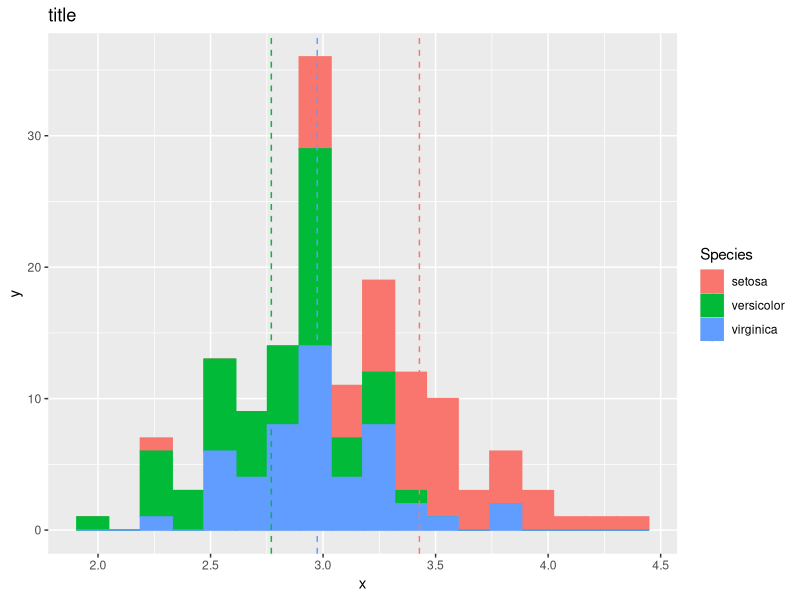
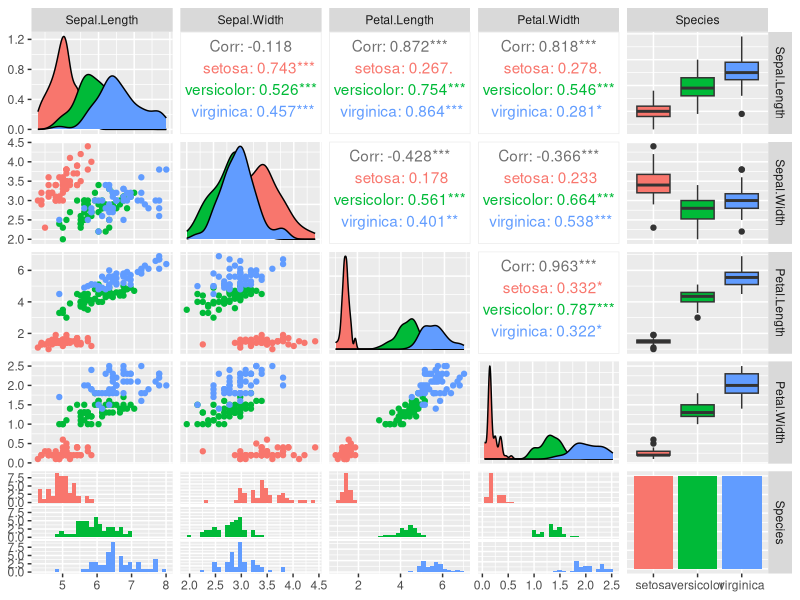
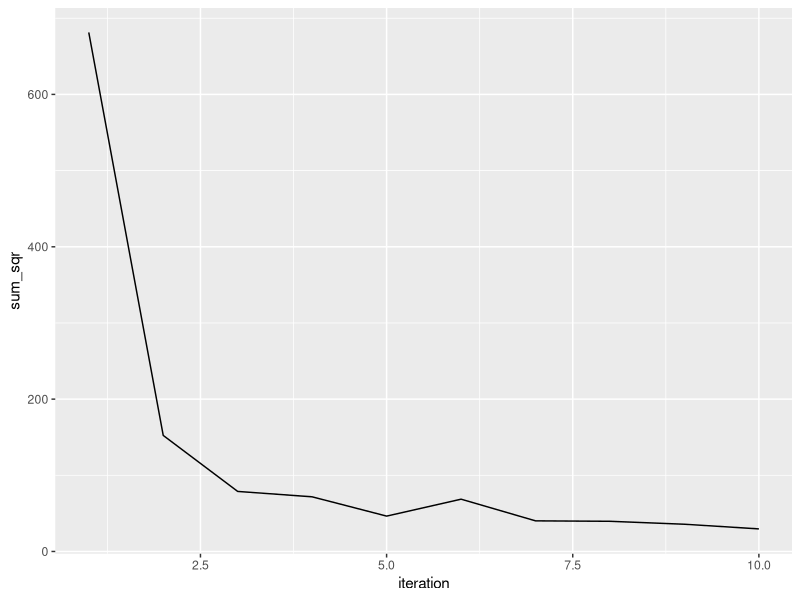
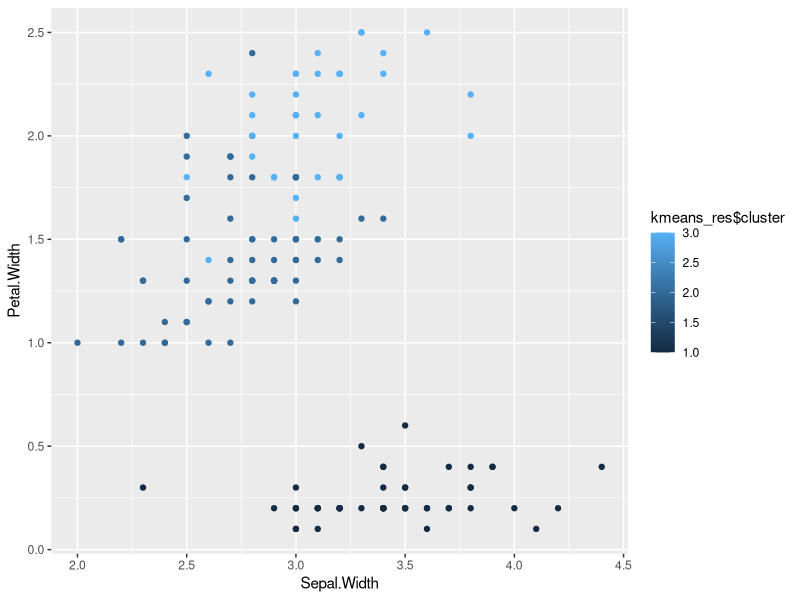

Reproduce these figures in R, in order.
# Zadanie 1 PIPES
# install.packages("magrittr")
library(magrittr)
library(dplyr)

lista = 1:10

lista %<>% log2()  %>% sin() %>% sum() %>% sqrt()
print(lista)

data(iris)
print(head(iris))
aggregated_iris <- iris %>% aggregate(. ~Species, ., mean)


# Zadanie 2 PLOT
# install.packages("ggplot2 ")
library(ggplot2)
my_plot <- ggplot(data = iris, aes(x = Sepal.Width)) + geom_histogram(aes(fill=Species, color=Species), bins = 18) + geom_vline(data=aggregated_iris, aes(xintercept=Sepal.Width, color=Species), linetype="dashed") + labs(x='x', y='y', title='title')
ggsave("~/Desktop/AiBD/Piotr_Wolnik_AiBD/Lab14/plot1.jpg", plot = my_plot)

library("GGally")
my_plot_2 <- ggpairs(data = iris, aes(color=Species))
ggsave("~/Desktop/AiBD/Piotr_Wolnik_AiBD/Lab14/plot2.jpg", plot=my_plot_2)


# Zadanie 3
library(cluster)
x <- iris[,1:4]
y <- iris[, 5]

# Here via c() function we create vector
sum_sqr <- c()

for (i in 1:10){
    kmeans_res = kmeans(x, i)
    sum_sqr <- append(sum_sqr, kmeans_res$tot.withinss) # where tot. withinss : Total within-cluster sum of squares
}

my_plot3 = ggplot(data.frame(iteration=1:length(sum_sqr), value=sum_sqr), aes(x=iteration, y=sum_sqr)) + geom_line()
ggsave("~/Desktop/AiBD/Piotr_Wolnik_AiBD/Lab14/plot3.jpg", plot=my_plot3)

kmeans_res <- kmeans(x, 3)
my_plot4 <- ggplot(iris, aes(x = Sepal.Width, y = Petal.Width, color=kmeans_res$cluster)) + geom_point()
ggsave("~/Desktop/AiBD/Piotr_Wolnik_AiBD/Lab14/plot4.jpg", plot=my_plot4)